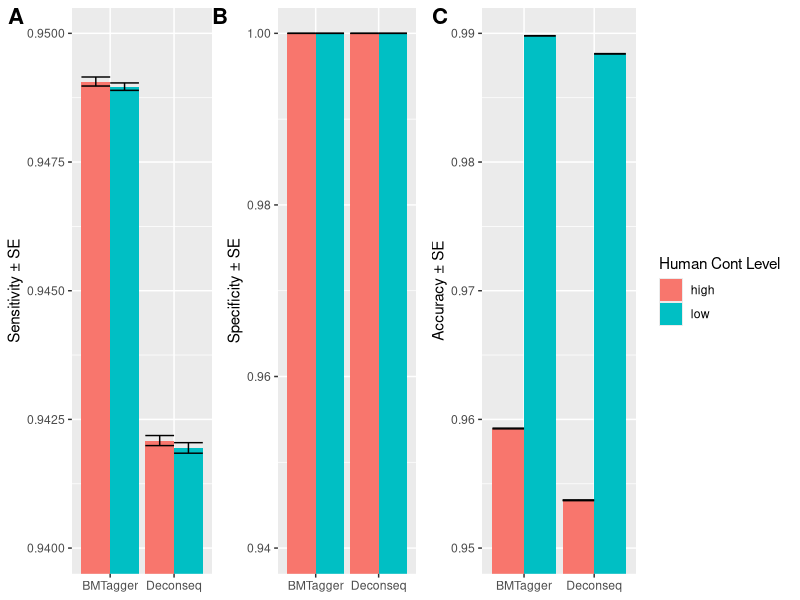
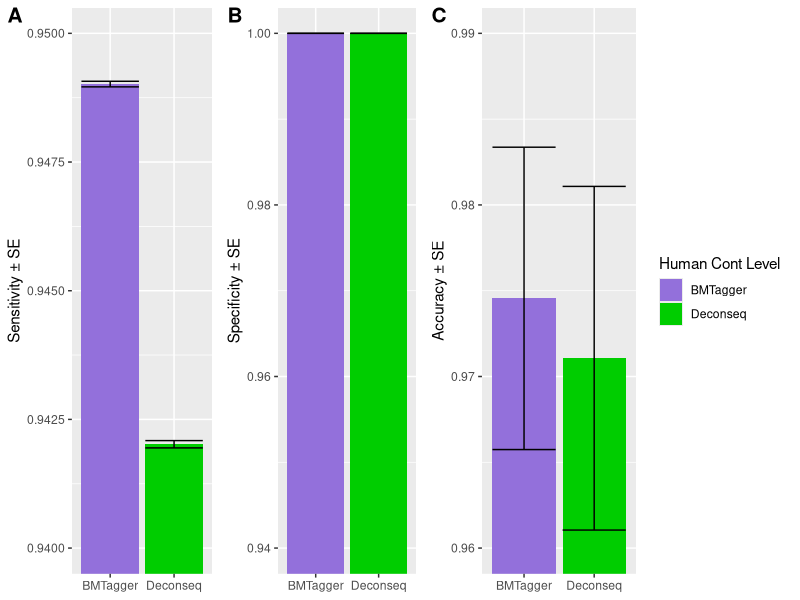

Generate these figures, in order, with R:
#Program to plot sensitivity and specificity of BMTagger and Deconseq
library(ggplot2)
library(dplyr)
require(grid)
require(gridExtra)
library(cowplot)

#read in data
setwd("Documents/Research/Mills_Lab/metasim_profiles/")
dat <- read.table("metasim_summary_forR.txt", header = T)
#####################
### Overall Stats ###
#####################
#use dplyr to get overall stats
soft_summary <- dat %>% # the names of the new data frame and the data frame to be summarised
  group_by_("software") %>%   # the grouping variable
  summarise(mean_sens = mean(sensitivity),  # calculates the mean of each group
            sd_sens = sd(sensitivity), # calculates the standard deviation of each group
            n_sens = n(),  # calculates the sample size per group
            SE_sens = sd(sensitivity)/sqrt(n()), # calculates the standard error of each group
            mean_spec = mean(specificity),  # calculates the mean of each group
            sd_spec = sd(specificity), # calculates the standard deviation of each group
            n_spec = n(),  # calculates the sample size per group
            SE_spec = sd(specificity)/sqrt(n()),
            mean_accu = mean(accuracy),  # calculates the mean of each group
            sd_accu = sd(accuracy), # calculates the standard deviation of each group
            n_accu = n(),  # calculates the sample size per group
            SE_accu = sd(accuracy)/sqrt(n()))
           

###################
### Sensitivity ###
###################
#summarize data for SE bar based off human level
sens_summary <- dat %>% # the names of the new data frame and the data frame to be summarised
  group_by_(.dots=c("software", "human_level")) %>%   # the grouping variable
  summarise(mean_sens = mean(sensitivity),  # calculates the mean of each group
            sd_sens = sd(sensitivity), # calculates the standard deviation of each group
            n_sens = n(),  # calculates the sample size per group
            SE_sens = sd(sensitivity)/sqrt(n())) # calculates the standard error of each group
#create plot and plot
sens_plot <- ggplot(sens_summary, aes(factor(software), mean_sens, fill=human_level)) +
  geom_bar(stat="identity", position="dodge") +
  geom_errorbar(aes(ymin=mean_sens-SE_sens, ymax=mean_sens+SE_sens), position = "dodge") +
  coord_cartesian(ylim = c(0.94, 0.95)) +
  labs(x = NULL, y = "Sensitivity ± SE") +
  guides(fill=FALSE)
#print(sens_plot + labs(y="Sensitivity ± SE", x = "Software") )



###################
### Specificity ###
###################
#summarize data for SE bar
spec_summary <- dat %>% # the names of the new data frame and the data frame to be summarised
  group_by_(.dots=c("software", "human_level")) %>%   # the grouping variable
  summarise(mean_spec = mean(specificity),  # calculates the mean of each group
            sd_spec = sd(specificity), # calculates the standard deviation of each group
            n_spec = n(),  # calculates the sample size per group
            SE_spec = sd(specificity)/sqrt(n())) # calculates the standard error of each group
#create plot and plot
spec_plot <- ggplot(spec_summary, aes(factor(software), mean_spec, fill=human_level)) +
  geom_bar(stat="identity", position="dodge") +
  geom_errorbar(aes(ymin=mean_spec-SE_spec, ymax=mean_spec+SE_spec), position = "dodge") +
  labs(x = NULL, y = "Specificity ± SE") +
  coord_cartesian(ylim = c(0.94, 1)) +
  guides(fill=FALSE)
#print(spec_plot + labs(y="Specificity ± SE", x = "NULL" )


################
### Accuracy ###
################
#summarize data for SE bar
accu_summary <- dat %>% # the names of the new data frame and the data frame to be summarised
  group_by_(.dots=c("software", "human_level")) %>%   # the grouping variable
  summarise(mean_accu = mean(accuracy),  # calculates the mean of each group
            sd_accu = sd(accuracy), # calculates the standard deviation of each group
            n_accu = n(),  # calculates the sample size per group
            SE_accu = sd(accuracy)/sqrt(n())) # calculates the standard error of each group
#create plot and plot
accu_plot <- ggplot(accu_summary, aes(factor(software), mean_accu, fill=human_level)) +
  geom_bar(stat="identity", position="dodge") +
  geom_errorbar(aes(ymin=mean_accu-SE_accu, ymax = mean_accu+SE_accu), position = "dodge") +
  coord_cartesian(ylim = c(0.95, 0.99)) +
  labs(x = NULL, y = "Accuracy ± SE") +
  guides(fill=guide_legend(title="Human Cont Level"))
#print(accu_plot + labs(y="Accuracy ± SE", x = "NULL" )

################
### Plotting ###
################
## Combine all plots 
ggdraw() +
  draw_plot(sens_plot, 0, 0, .275, 1) +
  draw_plot(spec_plot, .275, 0, .255, 1) +
  draw_plot(accu_plot, .530, 0, .47, 1) +
  draw_plot_label(label = c('A', 'B', 'C'), c(0, 0.255, 0.530))

## Overall Plot for BMT vs Decon ##
sens_soft_plot <- ggplot(soft_summary, aes(factor(software), mean_sens, fill=software)) +
  geom_bar(stat="identity", position="dodge", fill=c("mediumpurple", "green3")) +
  geom_errorbar(aes(ymin=mean_sens-SE_sens, ymax=mean_sens+SE_sens), position = "dodge") +
  coord_cartesian(ylim = c(0.94, 0.95)) +
  labs(x = NULL, y = "Sensitivity ± SE") +
  guides(fill=FALSE)
spec_soft_plot <- ggplot(soft_summary, aes(factor(software), mean_spec, fill=software)) +
  geom_bar(stat="identity", position="dodge", fill=c("mediumpurple", "green3")) +
  geom_errorbar(aes(ymin=mean_spec-SE_spec, ymax=mean_spec+SE_spec), position = "dodge") +
  labs(x = NULL, y = "Specificity ± SE") +
  coord_cartesian(ylim = c(0.94, 1)) +
  guides(fill=FALSE)
accu_soft_plot <- ggplot(soft_summary, aes(factor(software), mean_accu, fill=software)) +
  geom_bar(stat="identity", position="dodge") +
  scale_fill_manual(values=c("mediumpurple", "green3")) +
  geom_errorbar(aes(ymin=mean_accu-SE_accu, ymax = mean_accu+SE_accu), position = "dodge") +
  coord_cartesian(ylim = c(0.96, 0.99)) +
  labs(x = NULL, y = "Accuracy ± SE")  +
  guides(label=TRUE, fill=guide_legend(title="Human Cont Level"))
#Plot
ggdraw() +
  draw_plot(sens_soft_plot, 0, 0, .275, 1) +
  draw_plot(spec_soft_plot, .275, 0, .255, 1) +
  draw_plot(accu_soft_plot, .530, 0, .47, 1) +
  draw_plot_label(c("A", "B", "C"), c(0, 0.275, 0.530), size = 15)

